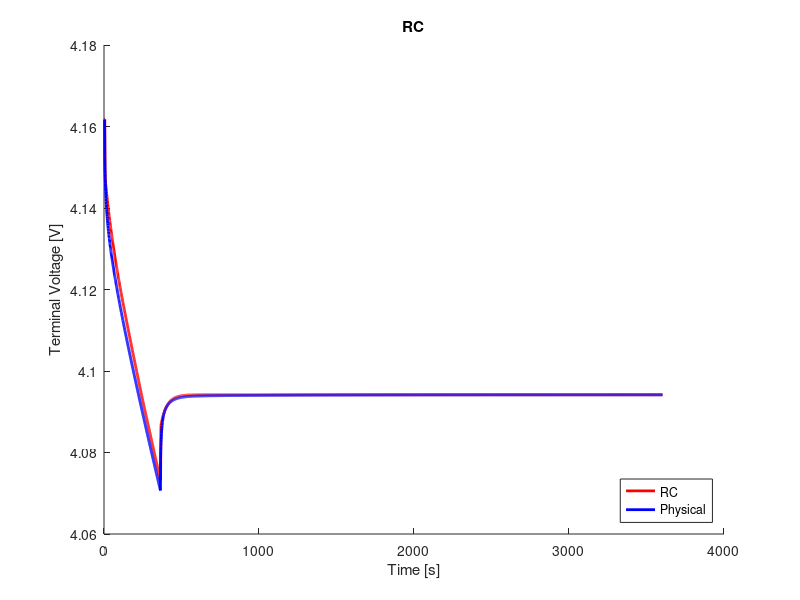

The MATLAB script that drew this image:
clear;
clc;
close all;

%% load data
load('ocv_final.mat');
time_ocv = time;
load('pulse_1_c_0.mat');
load('rc2_cf_params.mat');

%% voltage limitations
v_max = 4.4;                                    % cut-over voltage
v_min = 3.0;                                    % cut-off voltage

%% resample ocv and soc
t1 = time_ocv(1);
t2 = time_ocv(end);
dt = 1;                                         % sample time
t = (t1:dt:t2) - t1;

ocv = interp1(time_ocv, ocv, t1:dt:t2);
soc = interp1(time_ocv, soc, t1:dt:t2);

s = length(time);

%% variables
Q = 16.8;
eta = 1.0;                                  % coulombic efficiency

n = 2;                                      % number of rc links
i_r = zeros(n, 1);
v_c = zeros(n, 1);
flag = 1;

%% compute soc
ind_init = interp1(soc, 1:length(soc), 1.0, 'nearest');
v_t(1) = ocv(ind_init);
z0 = soc(ind_init);
z = z0 - dt/(Q*3600)*eta*cumsum(I(1:end));

% manual fit
p = 1;
r0 = r0_cf(p)*0.1;
r1 = r1_cf(p);
r2 = r2_cf(p);
% r3 = r3_cf(p);
c1 = c1_cf(p);
c2 = c2_cf(p);
% c3 = c3_cf(p);

r = [r1; r2];
c = [c1; c2];

%% compute terminal voltage
for j = 1:n
    f(j) = exp(-dt/(r(j)*c(j)));
end
for k = 1:s-1
    if flag == 1
        i_r(:, k+1) = diag(f)*i_r(:, k) + (1-f')*I(k);
        v_c(:, k) = i_r(:, k).*r;
        ind = interp1(soc, 1:length(soc), z(k), 'nearest');
        v_t(k+1) = ocv(ind) - sum(v_c(:, k)) - I(k).*r0;
        if v_t(k) < v_min
            fprintf('Reached lower voltage limit.');
            flag = 0;
        end
        if v_t(k) > v_max
            fprintf('Reached upper voltage limit.');
            flag = 0;
        end 
    end
end

%% compute rms error
v_t = reshape(v_t, size(V_batt_time));
rmse = 1000*sqrt(mean((V_batt_time - v_t).^2))     % [mV]

%% plot
figure(1);
hold on;
plot(time, v_t, 'r', 'LineWidth', 2)
hold on;
plot(time, V_batt_time, 'b', 'LineWidth', 2)
xlabel('Time [s]')
ylabel('Terminal Voltage [V]')
title('RC')
legend('RC', 'Physical', 'location', 'southeast')
